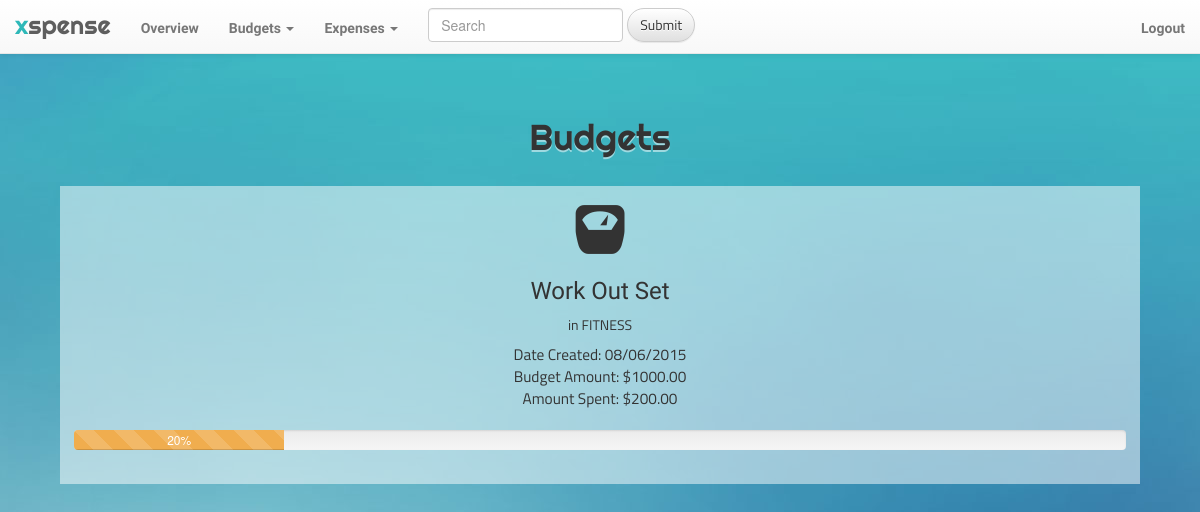
Before: /budgets (signed in) with the older database file.
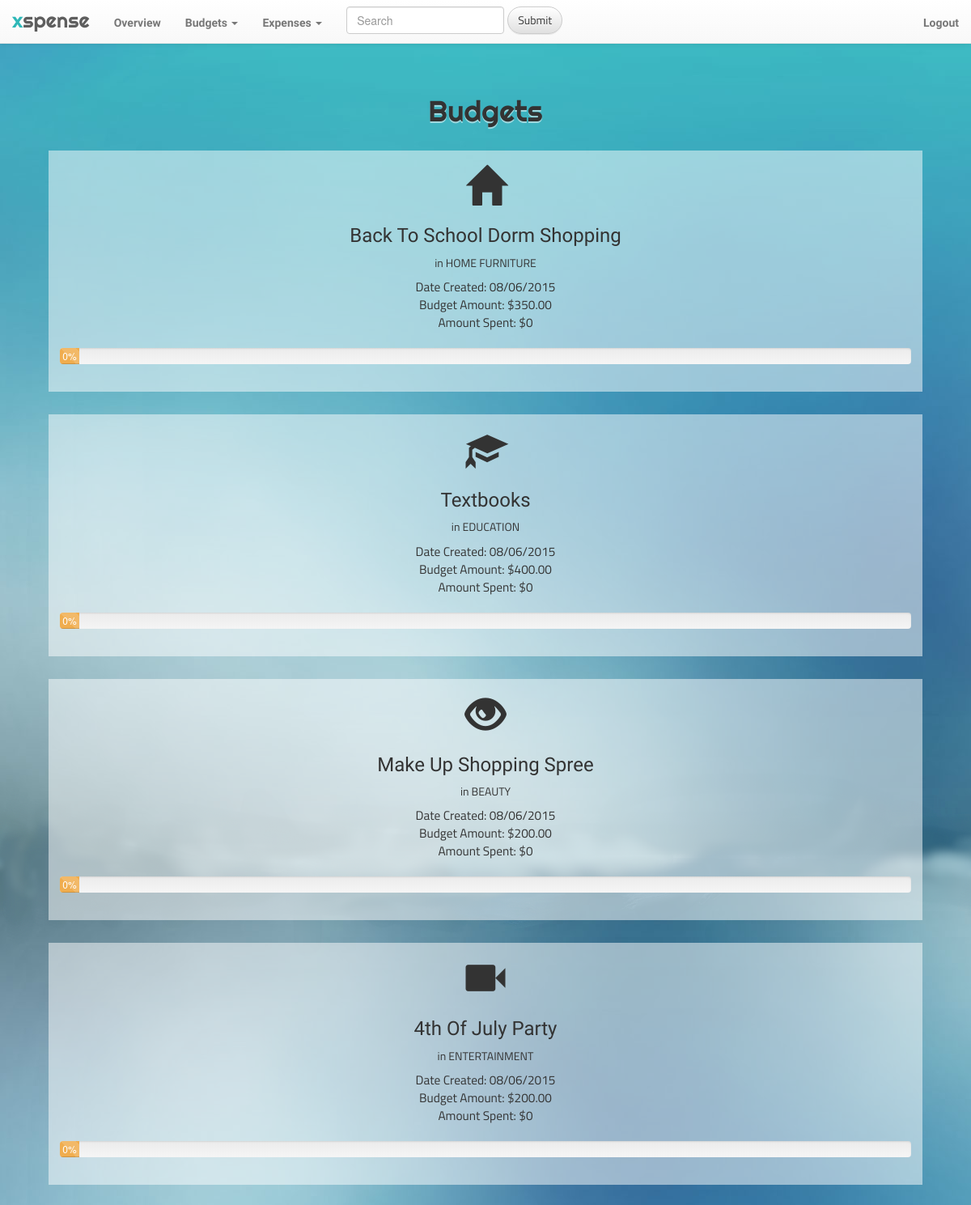
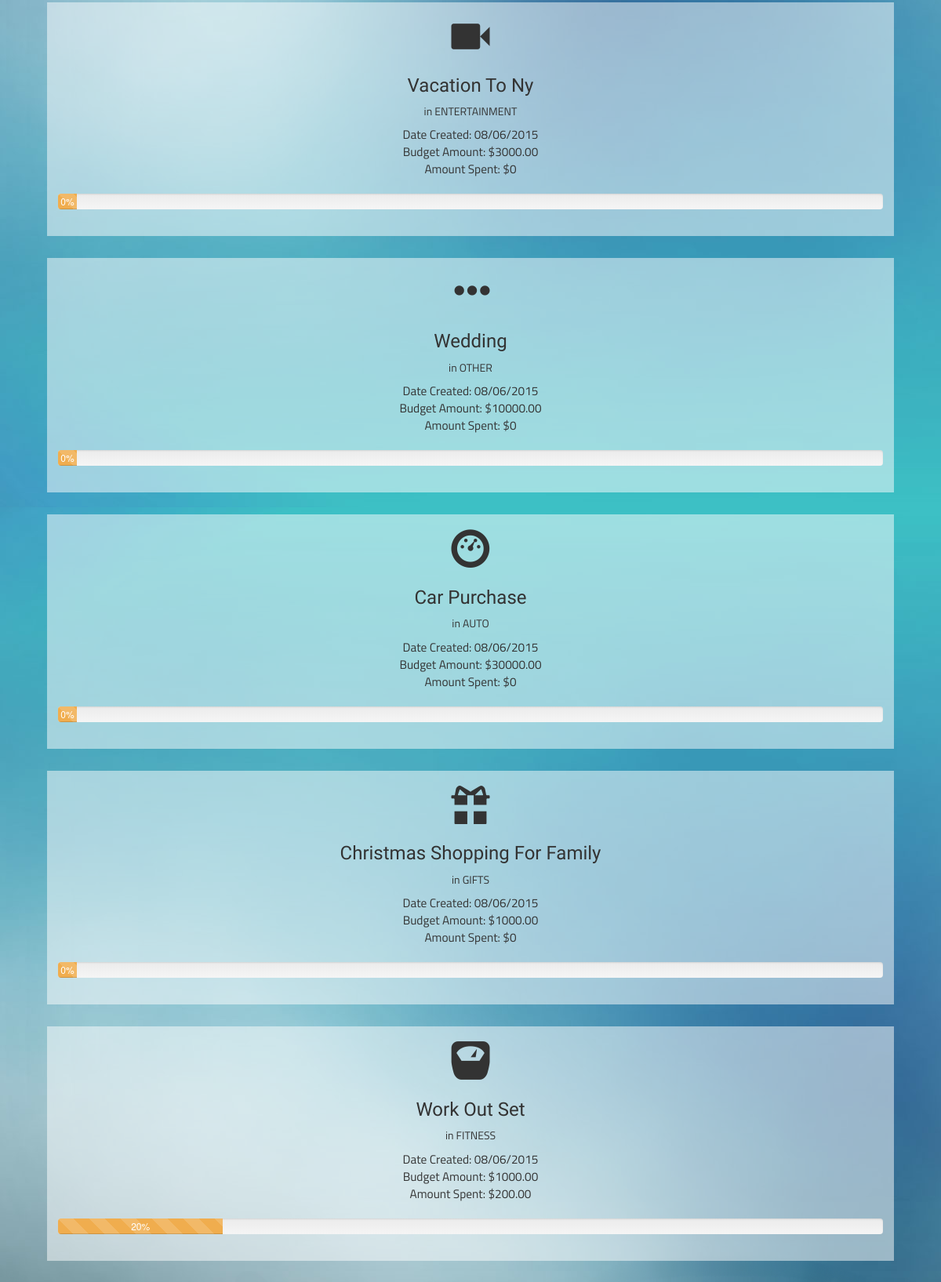
After: the same page with the newer database file (2 pictures, top to bottom).
### app_xspense/models.py (models this page shows, shortened)
class Budget(models.Model):
	ELECTRONICS = 0
	OFFICE = 1
	ENTERTAINMENT = 2
	HOME_FURNITURE = 3
	CLOTHES = 4
	BABY_KIDS = 5
	TOYS_GAMES_CRAFTS = 6
	FOOD = 7
	HEALTH = 8
	BEAUTY = 9
	SPORTS_FITNESS = 10
	AUTO = 11
	GIFTS = 12
	OTHER = 13
	EDUCATION = 14
	category_choices = [
		(ELECTRONICS, 'electronics'),
		(OFFICE, 'office'),
		(ENTERTAINMENT, 'entertainment'),
		(HOME_FURNITURE, 'home/furniture'),
		(CLOTHES, 'clothes'),
		(BABY_KIDS, 'baby/kids'),
		(TOYS_GAMES_CRAFTS, 'toys/games/crafts'),
		(FOOD, 'food'),
		(HEALTH, 'health'),
		(BEAUTY, 'beauty'),
		(SPORTS_FITNESS, 'sports/fitness'),
		(AUTO, 'auto'),
		(GIFTS, 'gifts'),
		(OTHER, 'other'),
		(EDUCATION, 'education')
		]
	category = models.IntegerField(choices=category_choices, default=13)
	user = models.ForeignKey('auth.User', null=True)
	purpose = models.TextField()
	amount = models.DecimalField(max_digits=9, decimal_places=2)
	date_created = models.DateTimeField(
		default=timezone.now)

class Expense(models.Model):
	user = models.ForeignKey('auth.User', null=True)
	budget = models.ForeignKey(Budget, on_delete=models.CASCADE, null=True, blank=True)
	item = models.TextField()
	price = models.DecimalField(max_digits=9, decimal_places=2)
	date = models.DateTimeField(
		default=timezone.now)
	location = models.TextField()

### app_xspense/views.py (the view)
# urls.py: url(r'^budgets$', views.all_budgets, name='all_budgets'),
@login_required
def all_budgets(request):
	budgets = Budget.objects.filter(user=request.user).order_by('category').order_by('-date_created')
	return render(request, 'app_xspense/budgets.html', {'budgets': budgets})

### app_xspense/templatetags/filters.py (called while the page is built)
@register.filter(name='categoryString')
def categoryString(value):
	return {
		0: 'ELECTRONICS',
        1: 'OFFICE',
        2: 'ENTERTAINMENT',
        3: 'HOME FURNITURE',
        4: 'CLOTHES',
        5: 'BABY & KIDS',
        6: 'TOYS & GAMES',
        7: 'FOOD',
        8: 'HEALTH',
        9: 'BEAUTY',
        10: 'FITNESS',
        11: 'AUTO',
        12: 'GIFTS',
        13: 'OTHER',
        14: 'EDUCATION'
    }.get(value, 13)

@register.filter(name='sumExpenses')
def sumExpenses(expenses):
	total = 0;
	for expense in expenses:
		total = total + expense.price
	return total

@register.filter(name='icon')
def icon(category):
    icon = {
        0: 'headphones',
        1: 'paperclip',
        2: 'facetime-video',
        3: 'home',
        4: 'sunglasses',
        5: 'ice-lolly-tasted',
        6: 'bishop',
        7: 'cutlery',
        8: 'plus-sign',
        9: 'eye-open',
        10: 'scale',
        11: 'dashboard',
        12: 'gift',
        13: 'option-horizontal',
        14: 'education'
    }.get(category, 13)
    return '<span class="glyphicon glyphicon-' + icon + ' small-12 medium-1 columns" aria-hidden="true"></span>'

### app_xspense/templates/app_xspense/budgets.html
{% extends "app_xspense/base.html" %}
{% load filters %}
{% block content %}
	<h1 class="head-title">Budgets</h1>
	{% for budget in budgets %}
		<div class="solo-page container" style="width: 90%">
			<section class="small-6 columns">
				{{ budget.category|icon|safe }}
				<div class="small-12 medium-9 columns">
					<h3 class="title">{{ budget.purpose|title }}</h3>
					<h5>in {{ budget.category|categoryString }}</h5>
					<p>Date Created: {{ budget.date_created|date:"m/d/Y" }}</p>
				</div>
			</section>
			<section class="small-6 columns">
				<div class="row">
					<p class="small-12 medium-6 columns">Budget Amount: ${{ budget.amount }}</p>
					<p class="small-12 medium-6 columns">Amount Spent: ${{ budget.expense_set.all | sumExpenses}}</p>
				</div>
				<br>
				{{ budget | progress | safe }}
			</section>
		</div>
	{% endfor %}
{% endblock %}

Changed rows visible on the page:
added Budget: purpose "Back To School Dorm Shopping", category|categoryString "HOME FURNITURE", date_created "08/06/2015", amount "350.00", expense_set.all|sumExpenses "0", id+amount "0%"
added Budget: purpose "Textbooks", category|categoryString "EDUCATION", date_created "08/06/2015", amount "400.00", expense_set.all|sumExpenses "0", id+amount "0%"
added Budget: purpose "Make Up Shopping Spree", category|categoryString "BEAUTY", date_created "08/06/2015", amount "200.00", expense_set.all|sumExpenses "0", id+amount "0%"
added Budget: purpose "4th Of July Party", category|categoryString "ENTERTAINMENT", date_created "08/06/2015", amount "200.00", expense_set.all|sumExpenses "0", id+amount "0%"
added Budget: purpose "Vacation To Ny", category|categoryString "ENTERTAINMENT", date_created "08/06/2015", amount "3000.00", expense_set.all|sumExpenses "0", id+amount "0%"
added Budget: purpose "Wedding", category|categoryString "OTHER", date_created "08/06/2015", amount "10000.00", expense_set.all|sumExpenses "0", id+amount "0%"
added Budget: purpose "Car Purchase", category|categoryString "AUTO", date_created "08/06/2015", amount "30000.00", expense_set.all|sumExpenses "0", id+amount "0%"
added Budget: purpose "Christmas Shopping For Family", category|categoryString "GIFTS", date_created "08/06/2015", amount "1000.00", expense_set.all|sumExpenses "0", id+amount "0%"
